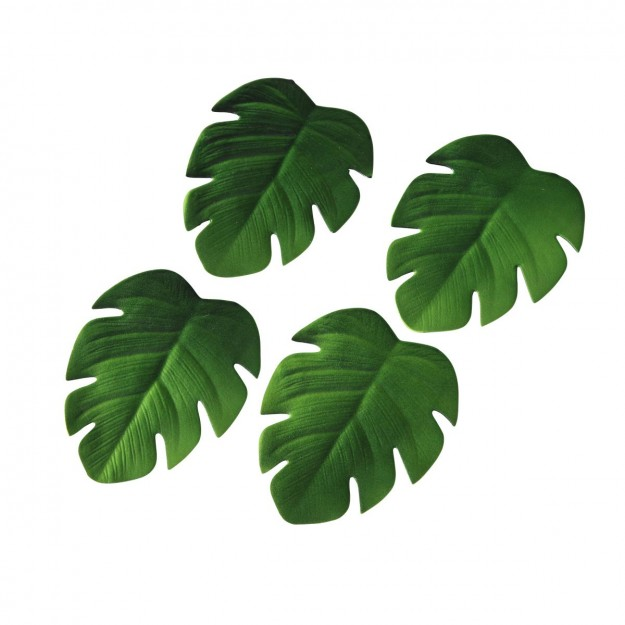
#> input picture Practico2/siempre_verde.png, 625 x 625 px
$ python main.py
#> lines starting #> are read from the running program, lines starting #| are printed output that depends on the picture; after the words box and inside, x2 and y2 are one past the last pixel; in counts of white or black regions, pixels touching at a corner belong together
import cv2
import numpy as np

umbral1 = 220
umbral2 = 60
umbral3 = 5

# Primera forma

img = cv2.imread ('siempre_verde.png', 0)                   # Abre la imagen y la convierte a escala de grises
#> img: shape (625, 625); min 21, max 255, mean 203.4
cv2.imwrite('siempre_verde_W&B.png', img)

print(img.shape)                                            # Devuelve el tamaño de la imagen en pixeles
#| (625, 625)

for i in range(0, 625):
    for j in range(0, 625):
        px = img[i][j]                                      # Devuelve un valor entre 0 y 255 dependiendo el color del pixel, si fuera una imagen en color te devuelve tres valores (RGB)
        if px >= umbral1:
            img[i][j] = 255
        else:
            img[i][j] = 0
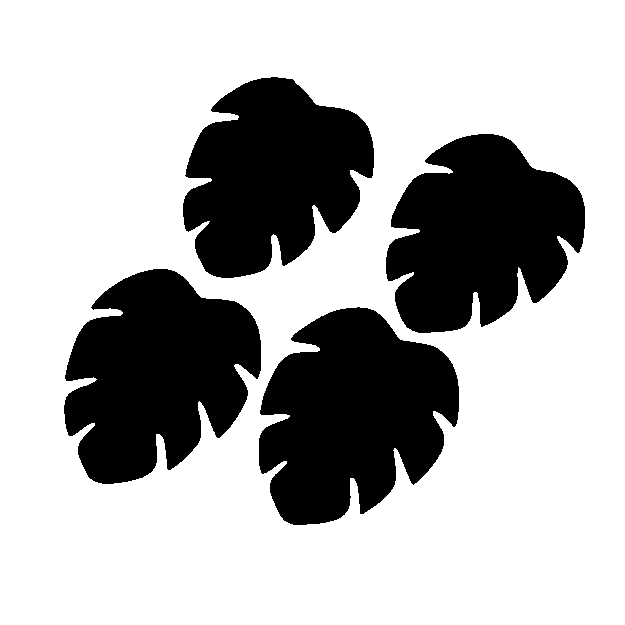
#> img: shape (625, 625); 70.9% white; 4 black regions, box (x1, y1, x2, y2) and area: (259, 307, 459, 525) 30377, (64, 269, 261, 484) 29186, (386, 134, 585, 333) 27647, (183, 77, 374, 278) 26456

cv2.imwrite('resultado.png', img)                           # Guarda la imagen


# Segunda forma

img2 = cv2.imread ('hoja_verde.png', 0)                     # Abre la imagen y la convierte a escala de grises
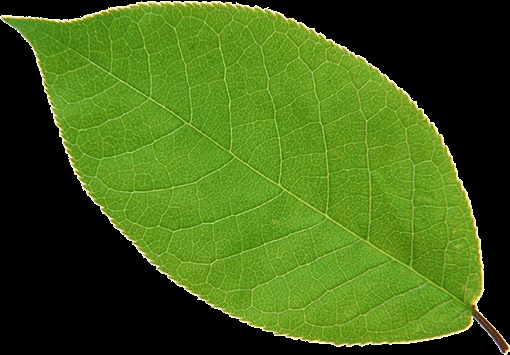
#> input picture Practico2/hoja_verde.png, 510 x 355 px
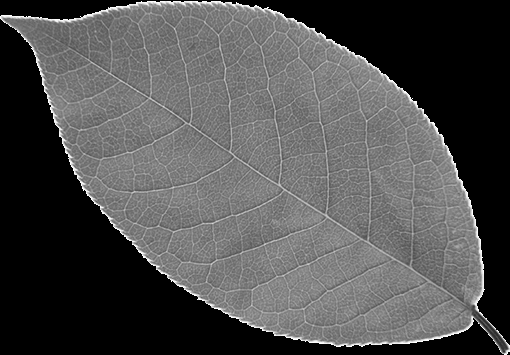
#> img2: shape (355, 510); min 0, max 255, mean 79.1
cv2.imwrite('hoja_verde_W&B.png', img2)

for i, row in enumerate(img2):
    for j, col in enumerate(row):                           # Estos for son utilizados para determinar la cantidad de filas y comlumnas que tiene la imagen
        if img2[i][j] >= umbral2:
            img2[i][j] = 0
        else:
            img2[i][j] = 255
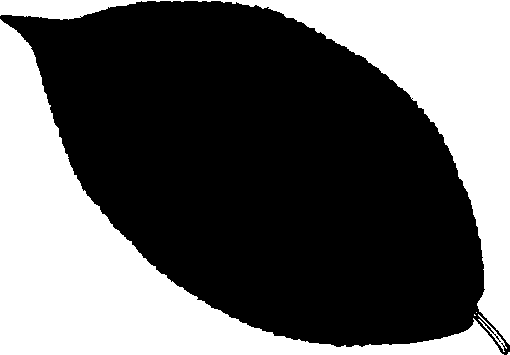
#> img2: shape (355, 510); 38.4% white; 6 white regions (3 under 20 px), largest, box (x1, y1, x2, y2) and area: (0, 19, 504, 355) 40260, (0, 0, 510, 345) 29048, (478, 314, 507, 352) 152

cv2.imwrite('resultado2.png', img2)                         # Guarda la imagen

# Tercera forma

img3 = cv2.imread ('hoja_seca.png', 0)                      # Abre la imagen y la convierte a escala de grises
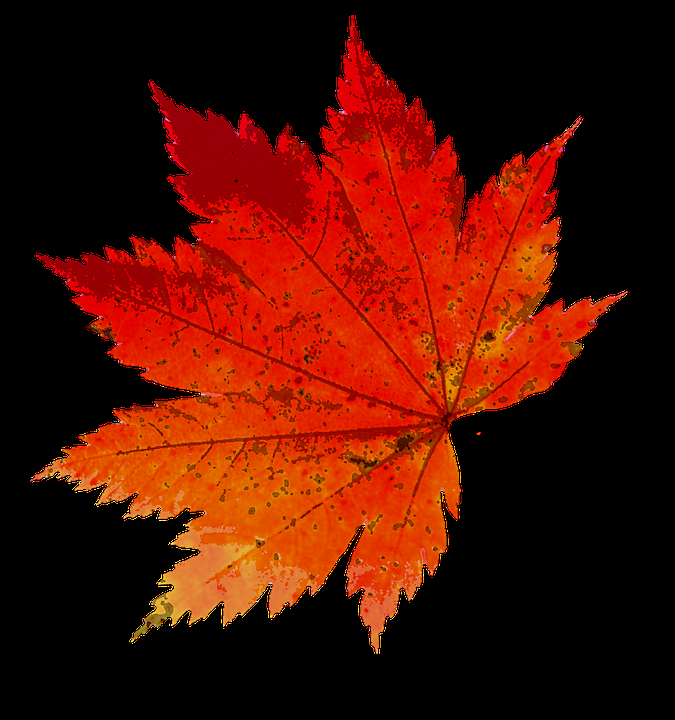
#> input picture Practico2/hoja_seca.png, 675 x 720 px
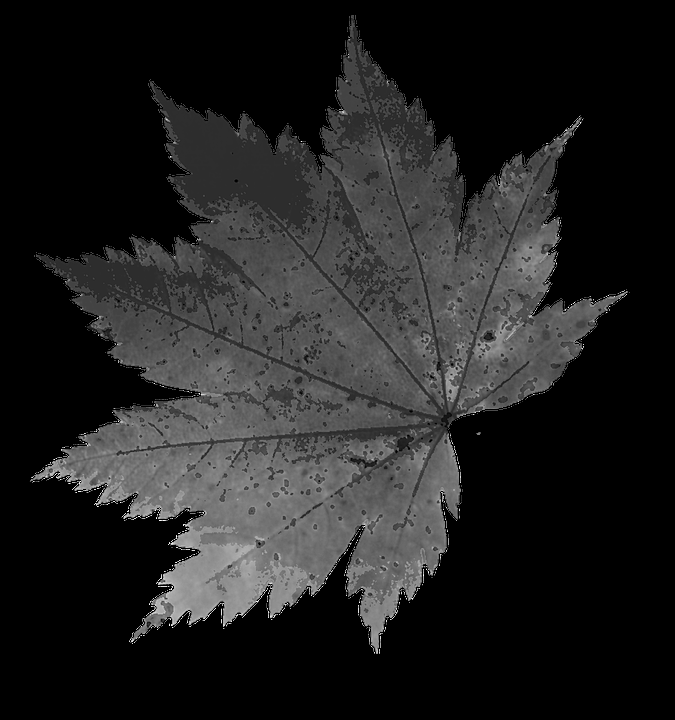
#> img3: shape (720, 675); min 0, max 255, mean 33
cv2.imwrite('hoja_seca_W&B.png', img3)

for i, arreglo in enumerate(img3):                          # Devuelve una numeraión de la cantidad de filas y un arreglo que tiene el valor de color en esacala de grises de cada columna de esa fila
    for j, valor in enumerate(arreglo):                     # Separo cada valor del arreglo
        if valor >= umbral3:
            img3[i][j] = 0
        else:
            img3[i][j] = 255
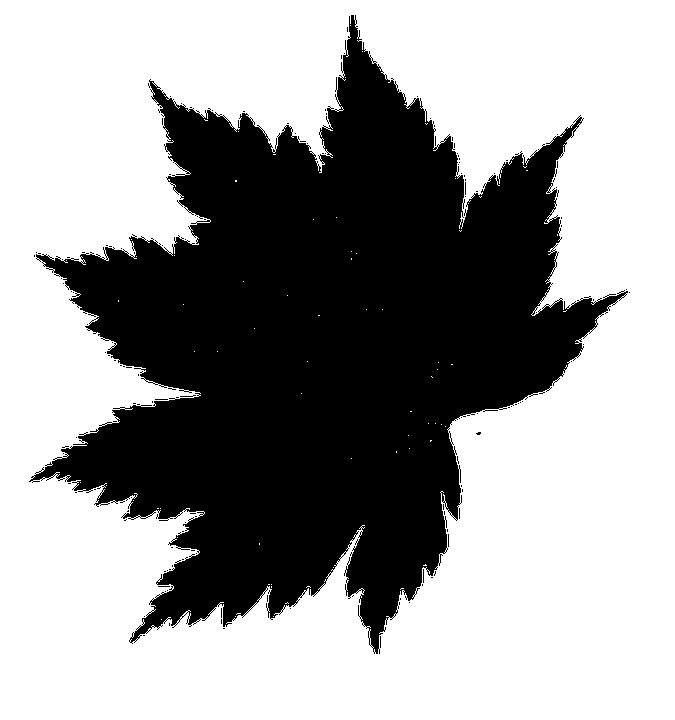
#> img3: shape (720, 675); 62% white; 146 black regions (145 under 20 px), largest, box (x1, y1, x2, y2) and area: (29, 15, 628, 654) 184471

cv2.imwrite('resultado3.png', img3)                         # Guarda la imagen
